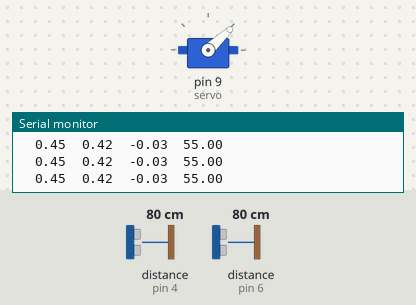
Recording of a sketch running on a simulated Arduino Uno, built with avr-gcc and run on an emulated ATmega328P. Shown: servo, the last lines printed to the serial monitor. Wiring (inferred from the names in the program): 2 × ultrasonic range finder: trigger pin 3, echo pin 4 / trigger pin 7, echo pin 6. The inputs (shaded band) are chosen by the test bench; at power-on: distance to the obstacle (sensors on pin 4, pin 6) 80 cm. The echo pulse lasts 58.3 µs per cm.

Above: at 6.2 s.
6.3 s: distance to the obstacle (sensor on pin 4) set to 42 cm
7.8 s: distance to the obstacle (sensor on pin 4) set to 36 cm
At 9.1 s:
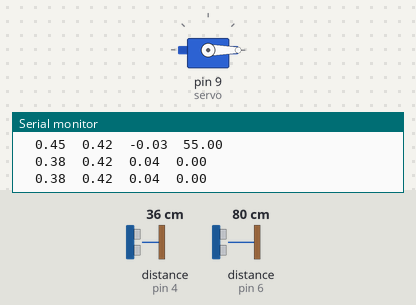
9.4 s: distance to the obstacle (sensor on pin 4) set to 60 cm
At 10.7 s:
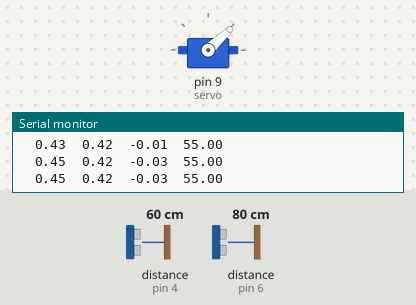
11.0 s: distance to the obstacle (sensor on pin 6) set to 299 cm
14.0 s: distance to the obstacle (sensor on pin 4) set to 2 cm
At 15.4 s:
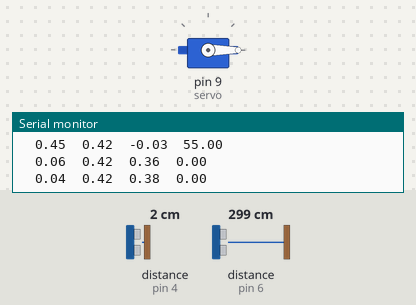
Timing chart, 0 to 16.6 s (numbered marks = the images above; inputs shaded):
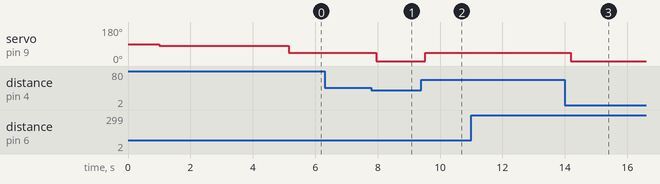

The sketch:

Tubes_SKM.ino
```cpp
#include <Servo.h>
#define Umax 65 // maksimum sudut servo dalam derajat
#define Umin 0 // minimum sudut servo dalam derajat
#define Umax_rad 1.13446 // maksimum sudut servo dalam radian
#define Umin_rad 0 // minimum sudut servo dalam radian
#define T 0.09 // waktu sampling

const int echoPin1 = 6;
const int trigPin1 = 7;
const int echoPin2 = 4;
const int trigPin2 = 3;

Servo servo;

double setpoint, setpoint_prec;  // Dalam meter: 30cm --> 0.3m
double y, y_prec;
double error;
double P, I, D, U;
double I_prec=0, U_prec=0, D_prec=0;
boolean Saturation = false;

double Kp = 1000;
double Ki = 0;
double Kd = 0;

float measure_1 (void);
float measure_2 (void);
void move_servo(int);

unsigned long previousMillis = 0;
const long interval = 500;  // interval untuk mengirim data (ms)

void setup() {
   Serial.begin(9600);

   pinMode(trigPin1, OUTPUT);
   pinMode(echoPin1, INPUT);
   pinMode(trigPin2, OUTPUT);
   pinMode(echoPin2, INPUT);
   servo.attach(9);

   delay(1000);
   move_servo(90);
   delay(2000);
   setpoint_prec = measure_2();  // jarak kubus
   delay(1000);
   y_prec = measure_1();  // jarak cart
   delay(1000);
}

void loop() {
   unsigned long currentMillis = millis();

   setpoint = measure_2();  // jarak kubus dari sensor (meter)
   setpoint = 0.53*setpoint + 0.47*setpoint_prec;

   delay(3);

   y = measure_1();  // jarak cart dari sensor (meter)
   y = 0.53*y + 0.47*y_prec;

   delay(3);

   error = round(100*(y - setpoint))*0.01; // meter

   P = Kp*error;

   if (!Saturation) I = I_prec + T*Ki*error;

   D = (Kd/T)*(y - y_prec);

   D = 0.56*D + 0.44*D_prec; // filtering D

   U = P + I + round(100*D)*0.01; // U dalam radian

   if (U < Umin_rad) {
       U = Umin_rad;
       Saturation = true;
   } else if (U > Umax_rad) {
       U = Umax_rad;
       Saturation = true;
   } else Saturation = false;

   U = round(U*180/M_PI); // U dalam derajat
   U = map(U, Umin, Umax, 55, 0); // memetakan nilai U ke nilai servo

   if (U < 83 || U > 95 || abs(error) > 0.05) move_servo(round(U));

   delay(24);

   // Mengirim data ke Serial Plotter setiap interval tertentu
   if (currentMillis - previousMillis >= interval) {
       previousMillis = currentMillis;


       Serial.print("\t");
       Serial.print(setpoint);
       Serial.print("\t");
       Serial.print(y);
       Serial.print("\t");
       Serial.print(error);
       Serial.print("\t");
       Serial.println(U);
   }

   I_prec = I;
   y_prec = y;
   D_prec = D;
   setpoint_prec = setpoint;
}

float measure_1 (void) {
    long durata = 0;
    float distanza = 0;

    digitalWrite(trigPin1, LOW);
    delayMicroseconds(10);

    digitalWrite(trigPin1, HIGH);
    delayMicroseconds(10);
    digitalWrite(trigPin1, LOW);

    durata = pulseIn(echoPin1, HIGH);
    distanza = (float)durata/58.2;

    delay(30);

    if (distanza > 42) distanza = 43;
    else if (distanza < 0) distanza = 0;

    return 0.01 * (distanza - 1.5 + 0.5); // meter
}

float measure_2 (void) {
    long durata = 0;
    float distanza = 0;

    digitalWrite(trigPin2, LOW);
    delayMicroseconds(10);

    digitalWrite(trigPin2, HIGH);
    delayMicroseconds(10);
    digitalWrite(trigPin2, LOW);

    durata = pulseIn(echoPin2, HIGH);
    distanza = (float)durata / 58.2;

    delay(30);

    if (distanza > 42) distanza = 43;
    else if (distanza < 0) distanza = 0;

    return 0.01 * (distanza + 2); // meter
}

void move_servo(int u) {
    servo.write(u - map(u, 30, 150, 14, 3));
}
```

Measured:
- the behaviour switches between 40 and 39 cm on distance to the obstacle (sensor on pin 4) (found by bisection; images 0 and 1)
- after the input at 7.8 s, servo on pin 9 (servo): 43° → 0° after 0.15 s
- after the input at 9.4 s, servo on pin 9 (servo): 0° → 43° after 0.13 s
- after the input at 14.0 s, servo on pin 9 (servo): 43° → 0° after 0.18 s
